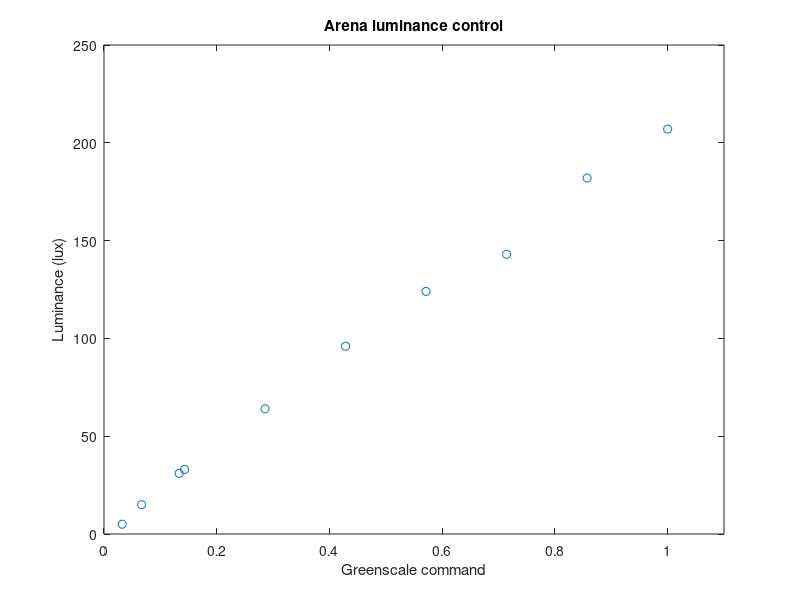

Source code (MATLAB):

command = [7/7,1/7,4/7,2/7,6/7,3/7,5/7,2/15,1/15,1/31];
read = [207,33,124,64,182,96,143,31,15,5];

plot(command,read,'o');
xlabel('Greenscale command');
ylabel('Luminance (lux)');
title('Arena luminance control');
xlim([0,1.1]);